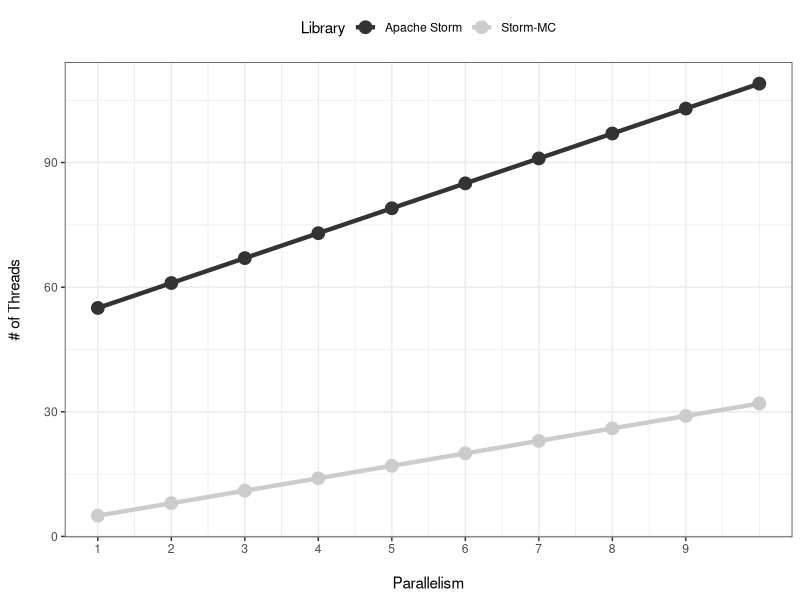

This figure's R source:
# ---- threads-plot ----
library("ggplot2")
library("reshape2")

# read results
threads <- read.csv(file="csv/threads.csv",sep=",")
t <- melt(threads, id.vars=c("parallelism"))
k <- ggplot(t, aes(x=parallelism, y=value, fill=variable, color=variable)) +
    scale_fill_grey(name="Library", labels=c("Apache Storm", "Storm-MC")) +
    scale_colour_grey(name="Library", labels=c("Apache Storm", "Storm-MC")) +
    theme_bw() +
    theme(legend.position="top")

k + geom_line(size=1.5) + geom_point(size=4, type=21) +
    scale_y_continuous(name="# of Threads\n") +
    scale_x_continuous(breaks=1:9, name="\nParallelism")
